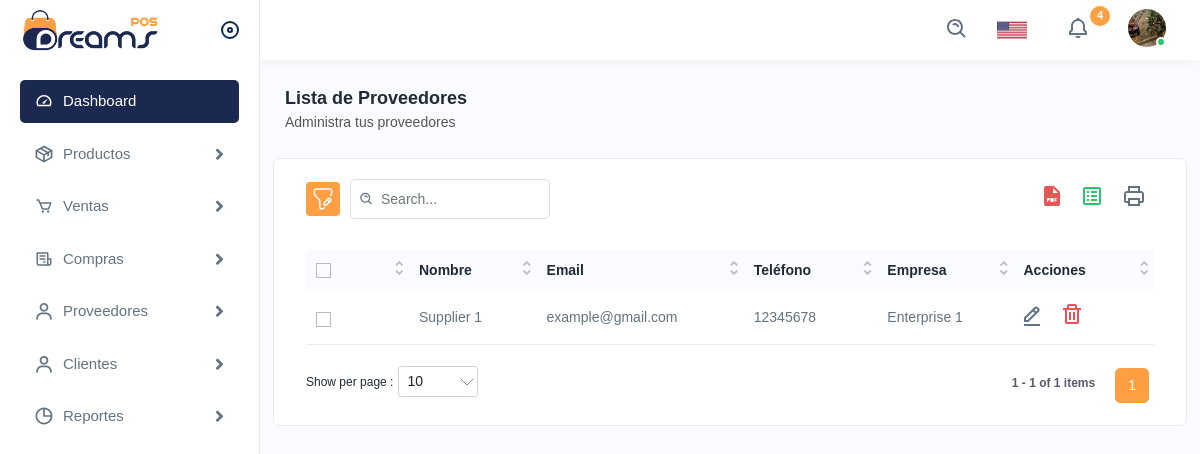
The app's page /list/supplier/ (signed in), older data.
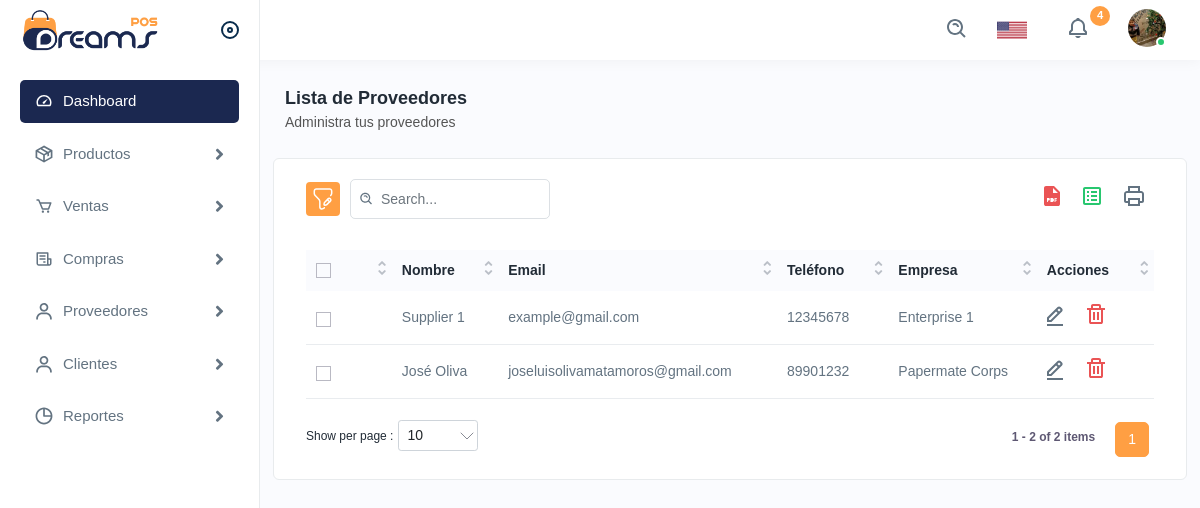
The same page, newer data.
### backend/models.py (models this page shows, shortened)
class Proveedor(models.Model):
    nombre = models.CharField(max_length=100)
    email = models.EmailField(max_length=255, blank=True, null=True)
    telefono = models.CharField(max_length=15, blank=True, null=True)
    empresa = models.ForeignKey(Empresa, on_delete=models.CASCADE)

class Empresa(models.Model):
    nombre = models.CharField(max_length=100)

### backend/views.py (the view)
# urls.py: path('list/supplier/', login_required(SupplierListView.as_view()), name='list_supplier'),
class SupplierListView(ListView):
    model = Proveedor
    template_name = 'dashboard/list_suppliers.html'
    context_object_name = 'suppliers'

### backend/templates/dashboard/list_suppliers.html (shortened to what this page needs)
{% extends 'base.html' %}
{% load static %}
{% block content %}
<div class="page-header">
    <div class="page-title">
        <h4>Lista de Proveedores</h4>
        <h6>Administra tus proveedores</h6>
    </div>
</div>
<div class="card">
    <div class="card-body">
        <div class="table-top">
            <div class="search-set">
                <div class="search-path">
                    <a class="btn btn-filter" id="filter_search">
                        <img src="{% static 'assets/img/icons/filter.svg' %}" alt="img" />
                    </a>
                </div>
                <div class="search-input">
                    <a class="btn btn-searchset">
                        <img src="{% static 'assets/img/icons/search-white.svg' %}" alt="img" />
                    </a>
                </div>
            </div>
            <div class="wordset">
                <ul>
                    <li>
                        <a data-bs-toggle="tooltip" data-bs-placement="top" title="pdf">
                            <img src="{% static 'assets/img/icons/pdf.svg' %}" alt="img" />
                        </a>
                    </li>
                    <li>
                        <a data-bs-toggle="tooltip" data-bs-placement="top" title="excel">
                            <img src="{% static 'assets/img/icons/excel.svg' %}" alt="img" />
                        </a>
                    </li>
                    <li>
                        <a data-bs-toggle="tooltip" data-bs-placement="top" title="print">
                            <img src="{% static 'assets/img/icons/printer.svg' %}" alt="img" />
                        </a>
                    </li>
                </ul>
            </div>
        </div>
        <div class="table-responsive">
            <table class="table datanew">
                <thead>
                    <tr>
                        <th>
                            <label class="checkboxs">
                                <span class="checkmarks"></span>
                            </label>
                        </th>
                        <th>Nombre</th>
                        <th>Email</th>
                        <th>Teléfono</th>
                        <th>Empresa</th>
                        <th>Acciones</th>
                    </tr>
                </thead>
                <tbody>
                    {% for supplier in suppliers %}
                    <tr>
                        <td>
                            <label class="checkboxs">
                                <span class="checkmarks"></span>
                            </label>
                        </td>
                        <td>{{ supplier.nombre }}</td>
                        <td>{{ supplier.email|default:"Sin email" }}</td>
                        <td>{{ supplier.telefono|default:"Sin teléfono" }}</td>
                        <td>{{ supplier.empresa.nombre }}</td>
                        <td>
                            <a class="me-3" href="{% url 'update_supplier' supplier.id %}">
                                <img src="{% static 'assets/img/icons/edit.svg' %}" alt="img" />
                            </a>
                                <form class="d-inline" action="{% url 'delete_supplier' supplier.id %}" method="post">
                                    <button type="button" class="btn confirm-text p-0 m-0 align-baseline">
                                        <img src="{% static 'assets/img/icons/delete.svg' %}" alt="img" />
                                    </button>
                                </form>
                        </td>
                    </tr>
                    {% endfor %}
                </tbody>
            </table>
        </div>
    </div>
</div>
{% endblock content %}</a>

### backend/templates/base.html (shortened to what this page needs)
{% load static %}
<!DOCTYPE html>
<html lang="en">
  <head>
    <link rel="stylesheet" href="{% static 'assets/css/bootstrap.min.css' %}" />
    <link rel="stylesheet" href="{% static 'assets/css/animate.css' %}" />
    <link rel="stylesheet" href="{% static 'assets/plugins/select2/css/select2.min.css' %}">
    <link rel="stylesheet" href="{% static 'assets/css/dataTables.bootstrap4.min.css' %}" />
    <link rel="stylesheet" href="{% static 'assets/plugins/owlcarousel/owl.carousel.min.css' %}">
    <link
      rel="stylesheet"
      href="{% static 'assets/plugins/fontawesome/css/fontawesome.min.css' %}"
    />
    <link rel="stylesheet" href="{% static 'assets/plugins/fontawesome/css/all.min.css' %}" />
    <link rel="stylesheet" href="{% static 'assets/css/style.css' %}" />
  </head>
  <body>
    <div class="main-wrapper">
      <div class="header">
        <div class="header-left active">
          <a href="index.html" class="logo">
            <img src="{% static 'assets/img/logo.png' %}" alt="" />
          </a>
          <a id="toggle_btn" href="javascript:void(0);"> </a>
        </div>
        <ul class="nav user-menu">
          <li class="nav-item">
            <div class="top-nav-search">
              <form action="#">
                <a class="btn" id="searchdiv"
                  ><img src="{% static 'assets/img/icons/search.svg' %}" alt="img"
                /></a>
              </form>
            </div>
          </li>
          <li class="nav-item dropdown has-arrow flag-nav">
            <a
              class="nav-link dropdown-toggle"
              data-bs-toggle="dropdown"
              href="javascript:void(0);"
              role="button"
            >
              <img src="{% static 'assets/img/flags/us1.png' %}" alt="" height="20" />
            </a>
          </li>
          <li class="nav-item dropdown">
            <a
              href="javascript:void(0);"
              class="dropdown-toggle nav-link"
              data-bs-toggle="dropdown"
            >
              <img src="{% static 'assets/img/icons/notification-bing.svg' %}" alt="img" />
              <span class="badge rounded-pill">4</span>
            </a>
          </li>
          <li class="nav-item dropdown has-arrow main-drop">
            <a
              href="javascript:void(0);"
              class="dropdown-toggle nav-link userset"
              data-bs-toggle="dropdown"
            >
              <span class="user-img"
                ><img src="{% static 'assets/img/profiles/avator1.jpg' %}" alt="" />
                <span class="status online"></span
              ></span>
            </a>
          </li>
        </ul>
      </div>
      <div class="sidebar" id="sidebar">
        <div class="sidebar-inner slimscroll w-100">
          <div id="sidebar-menu" class="sidebar-menu">
            <ul>
              <li class="active">
                <a href="{% url 'dashboard' %}"
                  ><img src="{% static 'assets/img/icons/dashboard.svg' %}" alt="img" /><span>
                    Dashboard</span
                  >
                </a>
              </li>
              <li class="submenu">
                <a href="javascript:void(0);"
                  ><img src="{% static 'assets/img/icons/product.svg' %}" alt="img" /><span>
                    Productos</span
                  >
                  <span class="menu-arrow"></span
                ></a>
              </li>
              <li class="submenu">
                <a href="javascript:void(0);"
                  ><img src="{% static 'assets/img/icons/sales1.svg' %}" alt="img" /><span>
                    Ventas</span
                  >
                  <span class="menu-arrow"></span
                ></a>
              </li>
              <li class="submenu">
                <a href="javascript:void(0);"
                  ><img src="{% static 'assets/img/icons/purchase1.svg' %}" alt="img" /><span>
                    Compras</span
                  >
                  <span class="menu-arrow"></span
                ></a>
              </li>
              <li class="submenu">
                <a href="javascript:void(0);"
                  ><img src="{% static 'assets/img/icons/users1.svg' %}" alt="img" /><span>
                    Proveedores</span
                  >
                  <span class="menu-arrow"></span
                ></a>
              </li>
              <li class="submenu">
                <a href="javascript:void(0);"
                  ><img src="{% static 'assets/img/icons/users1.svg' %}" alt="img" /><span>
                    Clientes</span
                  >
                  <span class="menu-arrow"></span
                ></a>
              </li>
              <li class="submenu">
                <a href="javascript:void(0);"
                  ><img src="{% static 'assets/img/icons/time.svg' %}" alt="img" /><span>
                    Reportes</span
                  >
                  <span class="menu-arrow"></span
                ></a>
              </li>
            </ul>
          </div>
        </div>
      </div>
      <div class="page-wrapper">
        <div class="content">
            <div class="row">
            {% block content %}
            {% endblock content %}
            </div>
        </div>
      </div>
    </div>
  </body>
</html>

Row changes from the older to the newer data that the page shows:
added Proveedor: nombre "José Oliva", email "joseluisolivamatamoros@gmail.com", telefono "89901232", empresa.nombre "Papermate Corps"
Text that changed along with them:
text written by a page script: "1 1 - 1 of 1 items" → "1 1 - 2 of 2 items"
